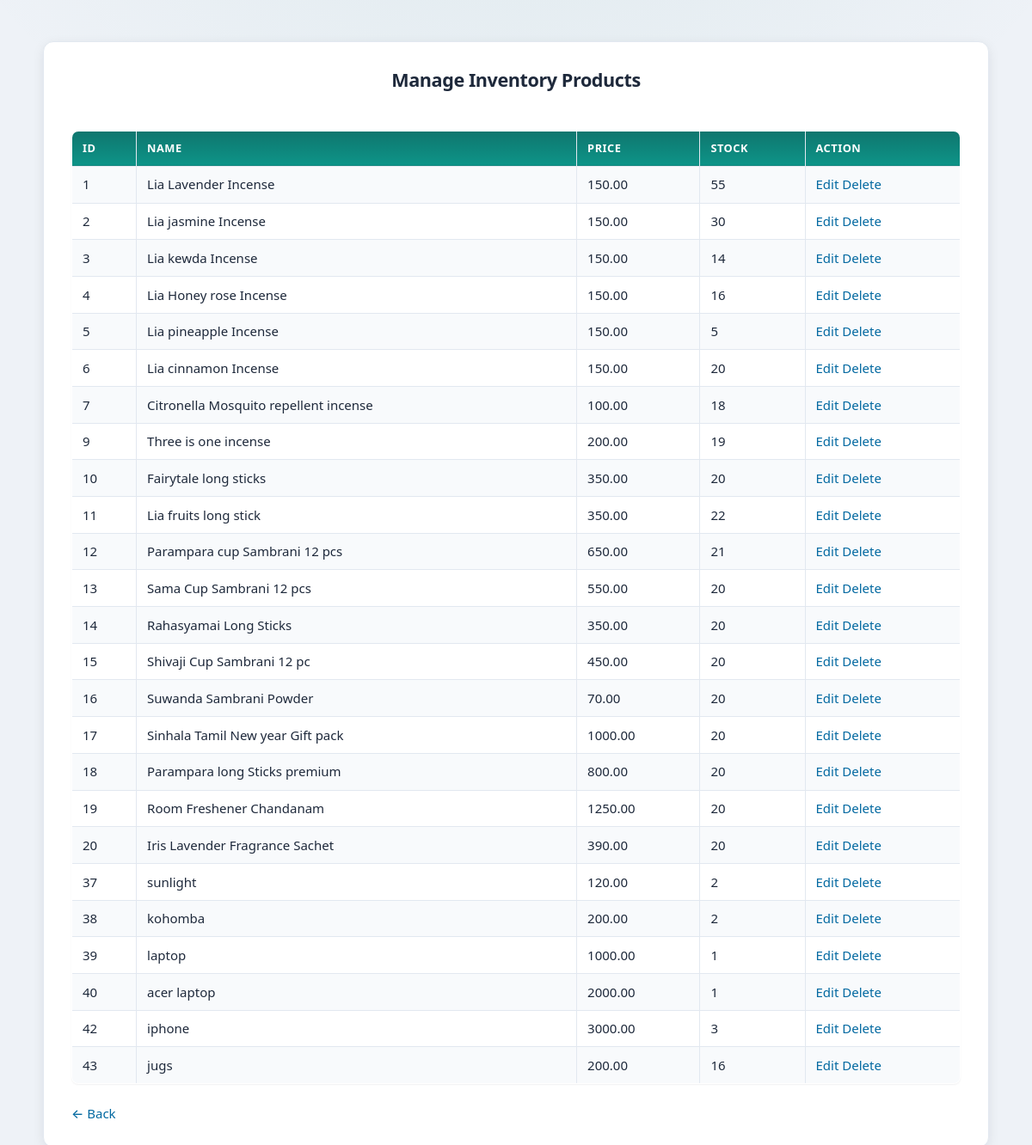
The page /manage_products_inventory.php (signed in) on the database its author committed.
### tables this page shows
CREATE TABLE IF NOT EXISTS `product` (
  `product_id` int NOT NULL AUTO_INCREMENT,
  `product_name` varchar(100) NOT NULL,
  `unit_price` decimal(10,2) NOT NULL,
  `category_id` int NOT NULL,
  `stock` int DEFAULT '0',
  `status` varchar(20) DEFAULT 'active',
  PRIMARY KEY (`product_id`),
  UNIQUE KEY `product_name` (`product_name`),
  KEY `category_id` (`category_id`)
);

### manage_products_inventory.php (the view, shortened to what this page needs)
<?php
include 'includes/config.php';
$result = mysqli_query($conn, "SELECT * FROM product WHERE status='active'");
?>
<!DOCTYPE html>
<html>
<head>
    <link rel="stylesheet" href="style.css">
</head>
<body>
<div class="login-box">
<h2>Manage Inventory Products</h2>
<br>
<table border="1" width="100%">
<tr>
    <th>ID</th>
    <th>Name</th>
    <th>Price</th>
    <th>Stock</th>
    <th>Action</th>
</tr>
<?php while($row = mysqli_fetch_assoc($result)): ?>
<tr>
    <td><?php echo $row['product_id']; ?></td>
    <td><?php echo $row['product_name']; ?></td>
    <td><?php echo $row['unit_price']; ?></td>
    <td><?php echo $row['stock']; ?></td>
    <td>
        <a href="edit_product.php?id=<?php echo $row['product_id']; ?>">Edit</a>
        <a href="delete_product.php?id=<?php echo $row['product_id']; ?>"
        onclick="return confirm('Are you sure?')">Delete</a>
    </td>
</tr>
<?php endwhile; ?>
</table>
<br>
<a href="manage_inventory.php">← Back</a>
</div>
</body>
</html>

### style.css (style rules this page uses)
:root { --color-bg: #eef2f7; --color-bg-elevated: #ffffff; --color-text: #1e293b; --color-text-muted: #64748b; --color-primary: #0f766e; --color-primary-hover: #0d9488; --color-primary-soft: rgba(15, 118, 110, 0.12); --color-accent: #0369a1; --color-border: #e2e8f0; --color-success: #15803d; --color-danger: #b91c1c; --color-warning-bg: #fff7ed; --shadow-sm: 0 1px 2px rgba(15, 23, 42, 0.06); --shadow-md: 0 4px 14px rgba(15, 23, 42, 0.08); --shadow-lg: 0 12px 40px rgba(15, 23, 42, 0.1); --radius: 12px; --radius-sm: 8px; --font: system-ui, -apple-system, "Segoe UI", Roboto, "Helvetica Neue", Arial, sans-serif; --max-content: 1100px; }
*, *::before, *::after { box-sizing: border-box; }
html { -webkit-text-size-adjust: 100%; }
body { margin: 0; min-height: 100vh; padding: 1rem 1.25rem 2rem; font-family: var(--font); font-size: 15px; line-height: 1.5; color: var(--color-text); background: var(--color-bg); background-image: radial-gradient(ellipse 120% 80% at 50% -20%, rgba(15, 118, 110, 0.08), transparent 50%); }
h2 { margin: 0 0 1rem; font-weight: 600; font-size: 1.35rem; letter-spacing: -0.02em; text-align: center; color: var(--color-text); }
a { color: var(--color-accent); text-decoration: none; font-weight: 500; transition: color 0.15s ease; }
.login-box { width: 100%; max-width: var(--max-content); margin: 2rem auto; padding: 1.75rem 2rem; background: var(--color-bg-elevated); border-radius: var(--radius); box-shadow: var(--shadow-md); border: 1px solid var(--color-border); }
.login-box h2 { text-align: center; margin-bottom: 1.25rem; }
table { width: 100%; border-collapse: collapse; background: var(--color-bg-elevated); border-radius: var(--radius-sm); overflow: hidden; box-shadow: var(--shadow-sm); border: 1px solid var(--color-border); }
th { background: linear-gradient(180deg, #0f766e 0%, #0d9488 100%); color: #fff; padding: 0.65rem 0.75rem; text-align: left; font-size: 0.8rem; font-weight: 600; text-transform: uppercase; letter-spacing: 0.04em; }
td { padding: 0.6rem 0.75rem; border-bottom: 1px solid var(--color-border); text-align: left; }
tr:nth-child(even) { background: #f8fafc; }
tr:last-child td { border-bottom: none; }

### rows shown on the page
product: product_id "1", product_name "Lia Lavender Incense", unit_price "150.00", stock "55"
product: product_id "2", product_name "Lia jasmine Incense", unit_price "150.00", stock "30"
product: product_id "3", product_name "Lia kewda Incense", unit_price "150.00", stock "14"
product: product_id "4", product_name "Lia Honey rose Incense", unit_price "150.00", stock "16"
product: product_id "5", product_name "Lia pineapple Incense", unit_price "150.00", stock "5"
product: product_id "6", product_name "Lia cinnamon Incense", unit_price "150.00", stock "20"
product: product_id "7", product_name "Citronella Mosquito repellent incense", unit_price "100.00", stock "18"
product: product_id "9", product_name "Three is one incense", unit_price "200.00", stock "19"
product: product_id "10", product_name "Fairytale long sticks", unit_price "350.00", stock "20"
product: product_id "11", product_name "Lia fruits long stick", unit_price "350.00", stock "22"
product: product_id "12", product_name "Parampara cup Sambrani 12 pcs", unit_price "650.00", stock "21"
product: product_id "13", product_name "Sama Cup Sambrani 12 pcs", unit_price "550.00", stock "20"
product: product_id "14", product_name "Rahasyamai Long Sticks", unit_price "350.00", stock "20"
product: product_id "15", product_name "Shivaji Cup Sambrani 12 pc", unit_price "450.00", stock "20"
product: product_id "16", product_name "Suwanda Sambrani Powder", unit_price "70.00", stock "20"
product: product_id "17", product_name "Sinhala Tamil New year Gift pack", unit_price "1000.00", stock "20"
product: product_id "18", product_name "Parampara long Sticks premium", unit_price "800.00", stock "20"
product: product_id "19", product_name "Room Freshener Chandanam", unit_price "1250.00", stock "20"
product: product_id "20", product_name "Iris Lavender Fragrance Sachet", unit_price "390.00", stock "20"
product: product_id "37", product_name "sunlight", unit_price "120.00", stock "2"
product: product_id "38", product_name "kohomba", unit_price "200.00", stock "2"
product: product_id "39", product_name "laptop", unit_price "1000.00", stock "1"
product: product_id "40", product_name "acer laptop", unit_price "2000.00", stock "1"
product: product_id "42", product_name "iphone", unit_price "3000.00", stock "3"
product: product_id "43", product_name "jugs", unit_price "200.00", stock "16"
